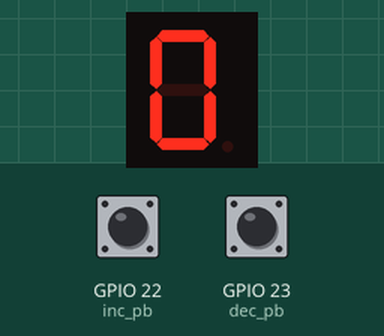
Recording of a program running on a simulated ESP32 board running MicroPython. On the bench: 1-digit seven-segment display. The inputs (shaded band) are chosen by the test bench; at power-on: GPIO 22 (inc_pb) HIGH, GPIO 23 (dec_pb) HIGH. The four BCD pins are drawn as the digit their decoder shows (first pin = lowest bit).

Above: at 1.2 s.
1.3 s: GPIO 22 (inc_pb) pulled LOW for 0.15 s
At 2.3 s:
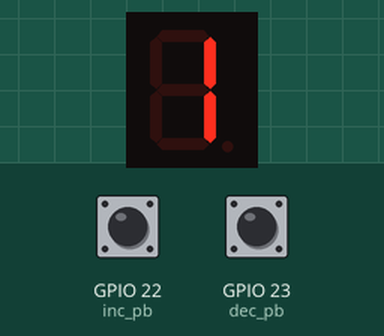
3.2 s: GPIO 22 (inc_pb) pulled LOW for 1 s
At 5.0 s:
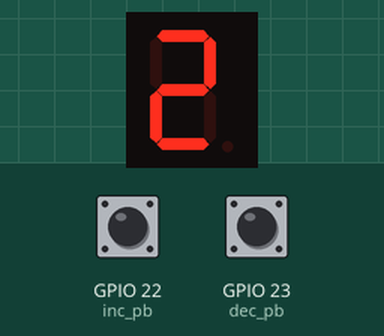
Timing chart, 0 to 6.5 s (numbered marks = the images above; inputs shaded):
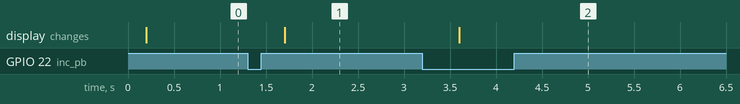

The program:

local_control.py
```python
# decreament pb on GPIO23 , D23
# increament pb on GPIO22 , D22
# reset pb on GPIO21 , D21
# BCD-SSD decoder A on GPIO5
# BCD-SSD decoder B on GPIO17
# BCD-SSD decoder C on GPIO16
# BCD-SSD decoder D on GPIO4

from machine import Pin, Timer
from time import sleep

# Look-up Table for BCD-SSD decoder (D C B A)
decoder_table = [   (0, 0, 0, 0),
                    (0, 0, 0, 1),
                    (0, 0, 1, 0),
                    (0, 0, 1, 1),
                    (0, 1, 0, 0),
                    (0, 1, 0, 1),
                    (0, 1, 1, 0),
                    (0, 1, 1, 1),
                    (1, 0, 0, 0),
                    (1, 0, 0, 1),
                    ]
# Pin Numbers
DEC_PIN = 23
INC_PIN = 22
RST_PIN = 21
DCDR_A = 5
DCDR_B = 17
DCDR_C = 16
DCDR_D = 4

# Global Variables
counter_value = 0
pressed_pb = None

# Functions
def update_display(value):
    global A_pin
    global B_pin
    global C_pin
    global D_pin
    A_pin.value(decoder_table[value][3])
    B_pin.value(decoder_table[value][2])
    C_pin.value(decoder_table[value][1])
    D_pin.value(decoder_table[value][0])

def handler(t):
    global pressed_pb
    global counter_value
    if pressed_pb == Pin(RST_PIN):                     # reset
        counter_value = 0
    elif pressed_pb == Pin(DEC_PIN):                   # decreament
        if counter_value == 0:
            counter_value = 9
        else:
            counter_value = counter_value - 1
    else:                                       # increment
        if counter_value == 9:
            counter_value = 0
        else:
            counter_value = counter_value + 1
    update_display(counter_value)

def debounce(pin):
    global pressed_pb
    pressed_pb = pin
    timer.init(mode=Timer.ONE_SHOT, period=400, callback=handler)

# main
timer = Timer(0)
dec_pb = Pin(DEC_PIN, Pin.IN , pull=Pin.PULL_UP)
dec_pb.irq(handler=debounce, trigger=Pin.IRQ_FALLING)
inc_pb = Pin(INC_PIN, Pin.IN , pull=Pin.PULL_UP)
inc_pb.irq(handler=debounce, trigger=Pin.IRQ_FALLING)
rst_pb = Pin(RST_PIN, Pin.IN , pull=Pin.PULL_UP)
rst_pb.irq(handler=debounce, trigger=Pin.IRQ_FALLING)

A_pin = Pin(DCDR_A, Pin.OUT)
B_pin = Pin(DCDR_B, Pin.OUT)
C_pin = Pin(DCDR_C, Pin.OUT)
D_pin = Pin(DCDR_D, Pin.OUT)
update_display(0)

# temp auxillary
def reset():
    import machine
    machine.reset()

def check_ssd():
    while 1:
        for i in range(0,10):
            update_display(i)
            sleep(1)
```

Measured:
- after the input at 1.3 s, the display: changes after 0.40 s (image 1)
- after the input at 3.2 s, the display: changes after 0.40 s (image 2)
